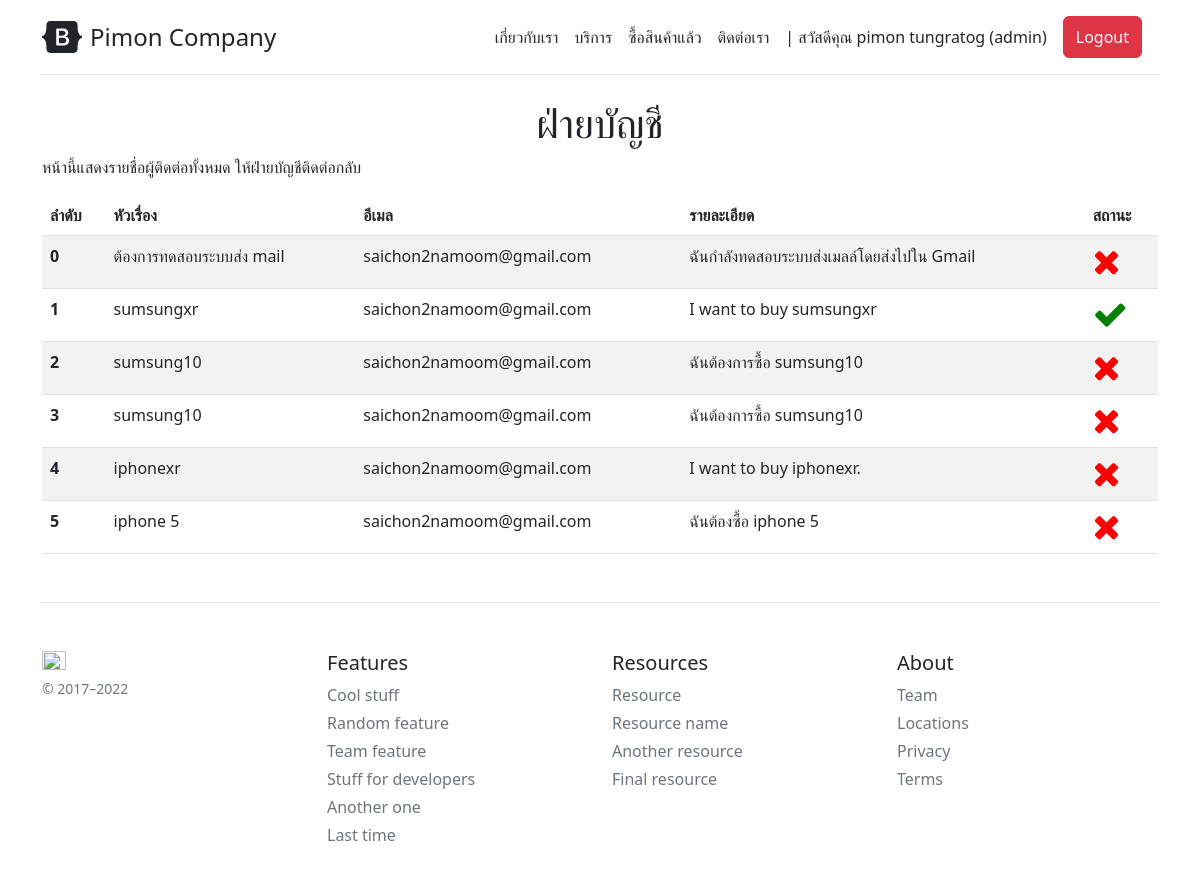
The app's page /accountant (signed in), older data.
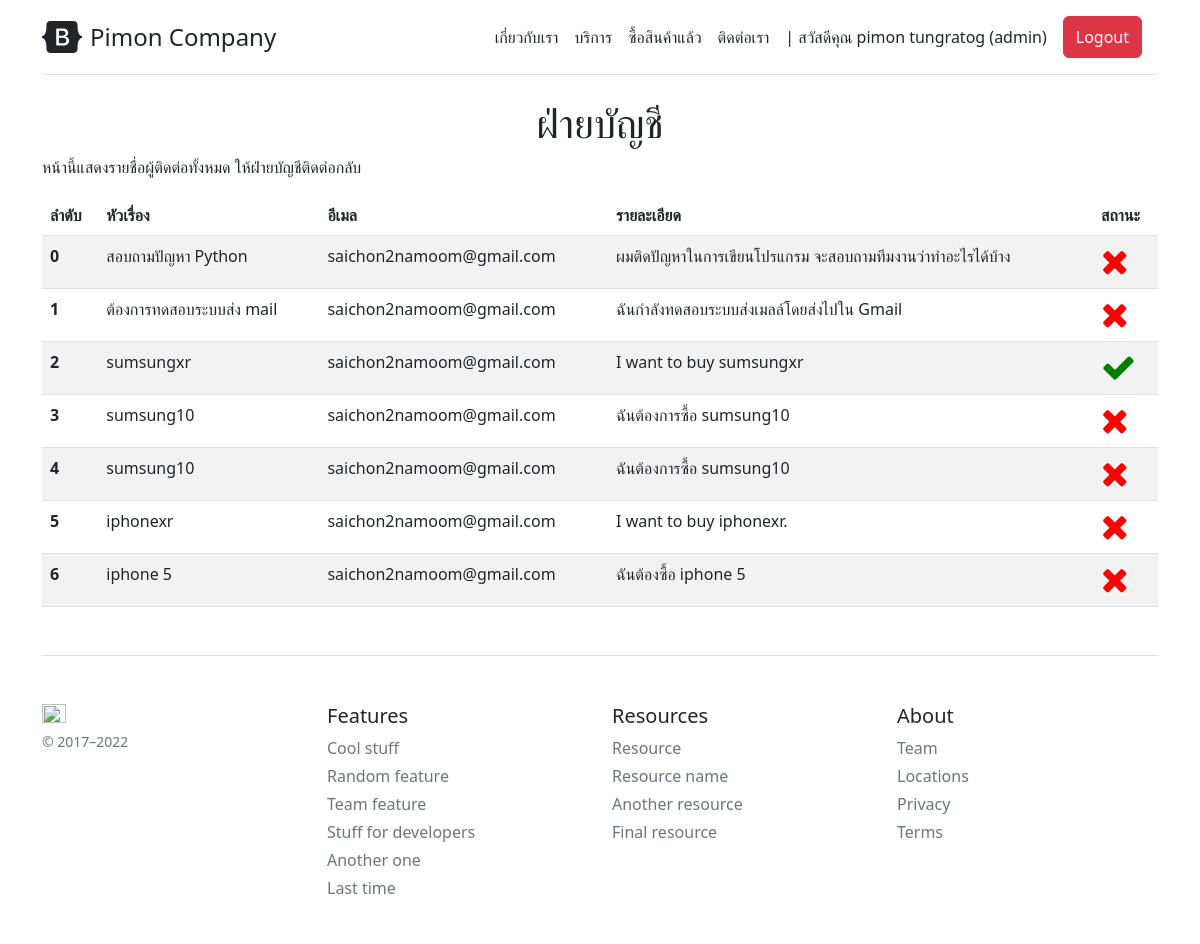
The same page, newer data.
### company/models.py (models this page shows, shortened)
class Profile(models.Model):
    user = models.OneToOneField(User, on_delete=models.CASCADE)
    usertype = models.CharField(max_length=100, default='member')
    point = models.IntegerField(default=0)
    tel = models.CharField(max_length=20, null=True, blank=True)

class ContactList(models.Model):
    title = models.CharField(max_length=400)
    email = models.CharField(max_length=200)
    detail = models.TextField(null=True, blank=True)
    complete = models.BooleanField(default=False)

### company/views.py (the view)
# urls.py: path('accountant', Accountant, name='accountant-page'),
@login_required
def Accountant(req):
    allow_user = ['accountant','admin']
    if req.user.profile.usertype not in allow_user:
        return redirect('home-page')
    allcontact = ContactList.objects.all().order_by('-id')
    context = {'allcontact':allcontact}
    return render(req, 'company/accountant.html', context)

### company/template/company/accountant.html (shortened to what this page needs)
{% extends 'company/base.html' %}
{% block content %}
<center>
    <h1>ฝ่ายบัญชี</h1>
</center>
    <p>
        หน้านี้แสดงรายชื่อผู้ติดต่อทั้งหมด ให้ฝ่ายบัญชีติดต่อกลับ
    </p>
<table class="table table-striped">
    <thead>
      <tr>
        <th scope="col">ลำดับ</th>
        <th scope="col">หัวเรื่อง</th>
        <th scope="col">อีเมล</th>
        <th scope="col">รายละเอียด</th>
        <th scope="col">สถานะ</th>
      </tr>
    </thead>
    <tbody>
    {% for contact in allcontact %}
      <tr>
        <th scope="row">{{forloop.counter0}}</th>
        <td>{{contact.title}}</td>
        <td>{{contact.email}}</td>
        <td>{{contact.detail}}</td>
        {% if contact.complete == True %}
        <td><i class="fa fa-check" style="font-size:35px;color:green"></i></td>
        {% else %}
        <td><i class="fa fa-close" style="font-size:35px;color:red"></i></td>
        {% endif %}
      </tr>
    {% endfor %}
    </tbody>
  </table>
{% endblock content %}

### company/template/company/base.html (shortened to what this page needs)
{% load static %}
<!doctype html>
<html lang="en">
  <head>
<link href="{% static 'CSS/bootstrap.min.css' %}" rel="stylesheet">
    <link href="https://getbootstrap.com/docs/5.2/examples/pricing/pricing.css" rel="stylesheet">
    <link rel="stylesheet" href="https://cdnjs.cloudflare.com/ajax/libs/font-awesome/4.7.0/css/font-awesome.min.css">
  </head>
  <body>
<div class="container py-3">
  <header>
    <div class="d-flex flex-column flex-md-row align-items-center pb-3 mb-4 border-bottom">
      <a href="/" class="d-flex align-items-center text-dark text-decoration-none">
        <span class="fs-4">Pimon Company</span>
      </a>
        {% if user.profile.usertype == 'accountant' %}
          <nav class="d-inline-flex mt-2 mt-md-0 ms-md-auto">
            <a class="me-3 py-2 text-dark text-decoration-none" href="{% url 'accountant-page' %}">รายการติดต่อ</a>
          </nav>
        {% else %}
            <nav class="d-inline-flex mt-2 mt-md-0 ms-md-auto">
              <a class="me-3 py-2 text-dark text-decoration-none" href="{% url 'about-page' %}">เกี่ยวกับเรา</a>
              <a class="me-3 py-2 text-dark text-decoration-none" href="#">บริการ</a>
              <a class="me-3 py-2 text-dark text-decoration-none" href="#">ซื้อสินค้าแล้ว</a>
              <a class="me-3 py-2 text-dark text-decoration-none" href="{% url 'contact-page' %}">ติดต่อเรา</a>
            </nav>
        {% endif %}
        {% if user.is_authenticated %}
          <a class="me-3 py-2 text-dark text-decoration-none" href="{% url 'profile-page' %}">| สวัสดีคุณ {{user.first_name}} {{user.last_name}} ({{user.profile.usertype}})</a>
          <a class="me-3 py-2 text-dark text-decoration-none btn btn-danger text-white" href="{% url 'logout' %}">Logout</a>
        {% else %}
          <a class="me-3 py-2 text-dark text-decoration-none btn btn-primary text-white" href="{% url 'login' %}">Login</a>
        {% endif %}
    </div>
  </header>
  <main>
    {% block content %}
    {% endblock content %}
  </main>
  <footer class="pt-4 my-md-5 pt-md-5 border-top">
    <div class="row">
      <div class="col-12 col-md">
        <img class="mb-2" src="https://getbootstrap.com/docs/5.2/assets/brand/bootstrap-logo.svg" alt="" width="24" height="19">
        <small class="d-block mb-3 text-muted">&copy; 2017–2022</small>
      </div>
      <div class="col-6 col-md">
        <h5>Features</h5>
        <ul class="list-unstyled text-small">
          <li class="mb-1"><a class="link-secondary text-decoration-none" href="#">Cool stuff</a></li>
          <li class="mb-1"><a class="link-secondary text-decoration-none" href="#">Random feature</a></li>
          <li class="mb-1"><a class="link-secondary text-decoration-none" href="#">Team feature</a></li>
          <li class="mb-1"><a class="link-secondary text-decoration-none" href="#">Stuff for developers</a></li>
          <li class="mb-1"><a class="link-secondary text-decoration-none" href="#">Another one</a></li>
          <li class="mb-1"><a class="link-secondary text-decoration-none" href="#">Last time</a></li>
        </ul>
      </div>
      <div class="col-6 col-md">
        <h5>Resources</h5>
        <ul class="list-unstyled text-small">
          <li class="mb-1"><a class="link-secondary text-decoration-none" href="#">Resource</a></li>
          <li class="mb-1"><a class="link-secondary text-decoration-none" href="#">Resource name</a></li>
          <li class="mb-1"><a class="link-secondary text-decoration-none" href="#">Another resource</a></li>
          <li class="mb-1"><a class="link-secondary text-decoration-none" href="#">Final resource</a></li>
        </ul>
      </div>
      <div class="col-6 col-md">
        <h5>About</h5>
        <ul class="list-unstyled text-small">
          <li class="mb-1"><a class="link-secondary text-decoration-none" href="#">Team</a></li>
          <li class="mb-1"><a class="link-secondary text-decoration-none" href="#">Locations</a></li>
          <li class="mb-1"><a class="link-secondary text-decoration-none" href="#">Privacy</a></li>
          <li class="mb-1"><a class="link-secondary text-decoration-none" href="#">Terms</a></li>
        </ul>
      </div>
    </div>
  </footer>
</div>
  </body>
</html>

Row changes from the older to the newer data that the page shows:
added ContactList: title "สอบถามปัญหา Python", email "saichon2namoom@gmail.com", detail "ผมติดปัญหาในการเขียนโปรแกรม จะสอบถามทีมงานว่าทำอะไรได้บ้าง", complete False (drawn)
